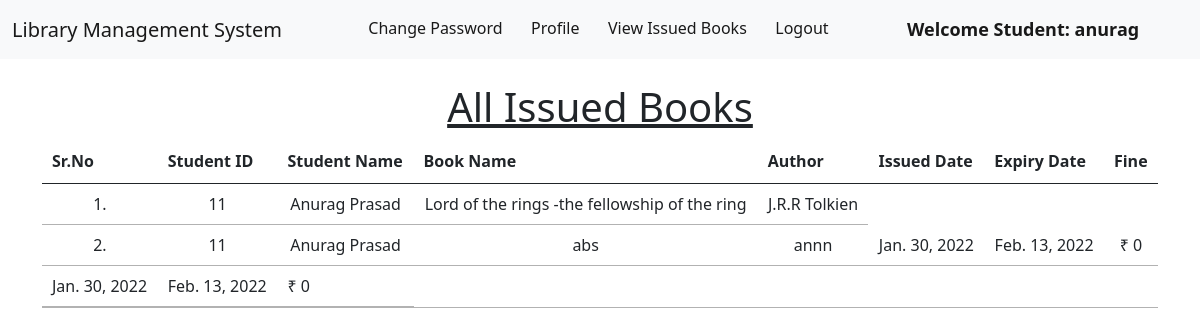
/student_issued_books/ (signed in), run on the app's committed database.
### library/models.py (models this page shows, shortened)
class Book(models.Model):
    name = models.CharField(max_length=200)
    author = models.CharField(max_length=200)
    isbn = models.PositiveIntegerField()
    category = models.CharField(max_length=50)

class IssuedBook(models.Model):
    student_id = models.CharField(max_length=100, blank=True)
    isbn = models.CharField(max_length=13)
    issued_date = models.DateField(auto_now=True)
    expiry_date = models.DateField(default=expiry)

### library/views.py (the view)
# urls.py: path("student_issued_books/", views.student_issued_books, name="student_issued_books"),
@login_required(login_url = '/student_login')
def student_issued_books(request):
    student = Student.objects.filter(user_id=request.user.id)
    issuedBooks = IssuedBook.objects.filter(student_id=request.user.id)
    li1 = []
    li2 = []
    for i in issuedBooks:
        books = Book.objects.filter(isbn=i.isbn)
        for book in books:
            t=(request.user.id, request.user.get_full_name, book.name,book.author)
            li1.append(t)
        days=(date.today()-i.issued_date)
        d=days.days
        fine=0
        if d>15:
            day=d-14
            fine=day*5
        t=(issuedBooks[0].issued_date, issuedBooks[0].expiry_date, fine)
        li2.append(t)
    return render(request,'student_issued_books.html',{'li1':li1, 'li2':li2})

### library/templates/student_issued_books.html (shortened to what this page needs)
{% extends 'student_navbar.html' %}
{% load static %}
{% block body %}
<div class="container mt-4">
    <h1 class="text-center"><u>All Issued Books</u></h1>
    <table class="table table-hover" id="example">
        <thead>
            <tr class="text-center">
                <th>Sr.No</th>
                <th>Student ID</th>
                <th>Student Name</th>
                <th>Book Name</th>
                <th>Author</th>
                <th>Issued Date</th>
                <th>Expiry Date</th>
                <th>Fine</th>
            </tr>
        </thead>
        <tbody>
            {% for i in li1 %}
            <tr class="text-center">
                <td>{{forloop.counter}}.</td>
                <td>{{i.0}}</td>
                <td>{{i.1}}</td>
                <td>{{i.2}}</td>
                <td>{{i.3}}</td>
                {% endfor %}
                {% for i in li2 %}
                <td>{{i.0}}</td>
                <td>{{i.1}}</td>
                <td>₹ {{i.2}}</td>
            </tr>
            {% endfor %}
        </tbody>
    </table>
    </div>
{% endblock %}

### library/templates/student_navbar.html (shortened to what this page needs)
<!doctype html>
<html lang="en">
  <head>
    <link href="https://cdn.jsdelivr.net/npm/bootstrap@5.1.0/dist/css/bootstrap.min.css" rel="stylesheet">
    <link rel="stylesheet" href="https://cdn.datatables.net/1.10.25/css/jquery.dataTables.min.css">
    <link rel="stylesheet" href="https://cdn.datatables.net/buttons/1.7.1/css/buttons.dataTables.min.css">
  </head>
  <body>
    <nav class="navbar navbar-expand-lg navbar-light bg-light sticky-top">
        <div class="container-fluid">
          <a class="navbar-brand" href="#">Library Management System</a>
          <div class="collapse navbar-collapse" id="navbarSupportedContent">
            <ul class="navbar-nav me-auto mb-2 mb-lg-0">
              <li class="nav-item">
                <a class="nav-link active" aria-current="page" href="/change_password/">Change Password</a>
              </li>
              <li class="nav-item">
                <a class="nav-link active" aria-current="page" href="/profile/">Profile</a>
              </li>
              <li class="nav-item">
                <a class="nav-link active" aria-current="page" href="/student_issued_books/">View Issued Books</a>
              </li>
              <li class="nav-item">
                <a class="nav-link active" aria-current="page" href="/logout/">Logout</a>
              </li>
              <li class="nav-item">
                <a style="font-weight:600; font-family:'Segoe UI', Tahoma, Geneva, Verdana, sans-serif; font-size: large;" class="nav-link active" href="#">Welcome Student: {{request.user}}</a>
              </li>
            </ul>
          </div>
        </div>
      </nav>
      {% block body %}
      {% endblock %}
  </body>
</html>

### data on the page
Book: name "Lord of the rings -the fellowship of the ring", author "J.R.R Tolkien"
Book: name "abs", author "annn"
IssuedBook: issued_date "Jan. 30, 2022" "Jan. 30, 2022", expiry_date "Feb. 13, 2022" "Feb. 13, 2022"

### other printed values
{{ request.user }} "anurag"
{{ i.0 }} "11" "11"
{{ i.1 }} "Anurag Prasad" "Anurag Prasad"
{{ i.2 }} "0" "0"
